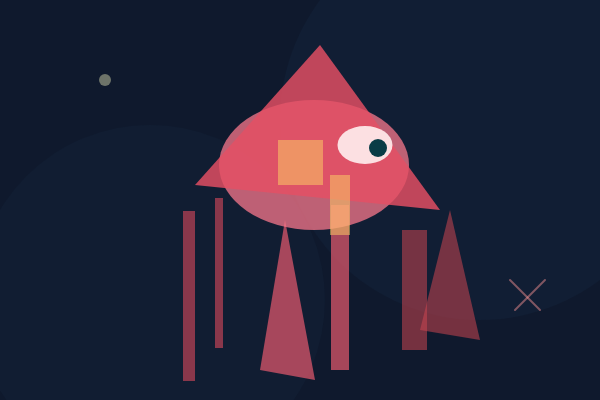
Frame 1 (no input)
Frame 2 (the mouse pressed at the canvas centre, redrawn once): identical to frame 1, image omitted

The p5.js sketch that drew this single still picture (run headless with seeded random() and noise() and a simulated clock; the mouse was pressed at the canvas centre and the sketch redrawn once):

// p5.js sketch
// ── sketch.js
function setup() {
  createCanvas(600, 400);
  noLoop();
} 

function draw() {
  background(15, 25, 45);
  noStroke();
  fill(30, 50, 80, 40);
  ellipse(150, 300, 350, 350); 
  fill(40, 70, 100, 30);
  ellipse(480, 120, 400, 400);
  fill(210, 70, 90, 160); 
  rect(183, 211, 12, 170); 
  rect(215, 198, 8, 150);
  fill(230, 90, 110, 180);
  triangle(285, 220, 260, 370, 315, 380); 
  rect(331, 205, 18, 165);
  fill(200, 70, 80, 140);
  rect(402, 230, 25, 120);
  triangle(450, 210, 480, 340, 420, 330); 
  noStroke();
  fill(250, 120, 140, 190); 
  ellipse(314, 165, 190, 130); 
  fill(230, 80, 100, 210);
  triangle(320, 45, 195, 185, 440, 210); 
  fill(255, 210, 100, 130); 
  rect(278, 140, 45, 45);
  rect(330, 175, 20, 60);
  fill(255, 240, 240, 230); 
  ellipse(365, 145, 55, 38); 
  fill(10, 60, 70); 
  ellipse(378, 148, 18, 18);
  fill(255, 255, 200, 100);
  ellipse(105, 80, 12, 12); 
  stroke(255, 150, 150, 120); 
  strokeWeight(2);
  line(510, 280, 540, 310);
  line(515, 310, 545, 280);
}
